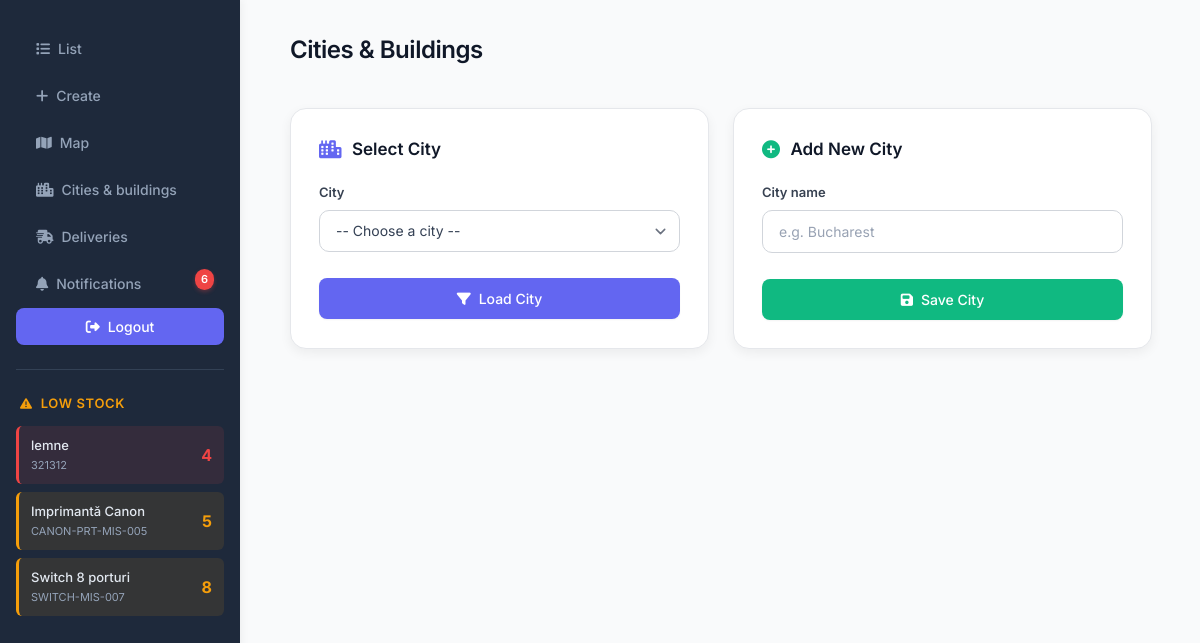
The page /inventory/admin/ (signed in) on the database its author committed.
### app/models.py (models this page shows, shortened)
class Item(models.Model):
    owner = models.ForeignKey(get_user_model(), on_delete=models.CASCADE, related_name="items")
    name = models.CharField(max_length=100)
    sku = models.CharField(max_length=100)
    quantity = models.IntegerField(default=0)
    city = models.CharField(max_length=100, blank=True, default="")
    building = models.CharField(max_length=100, blank=True, default="")
    address = models.CharField(max_length=255, blank=True, default="")
    lat = models.DecimalField(max_digits=9, decimal_places=6, null=True, blank=True)
    lng = models.DecimalField(max_digits=9, decimal_places=6, null=True, blank=True)
    building_ref = models.ForeignKey(
        Building, on_delete=models.PROTECT, related_name="items",
        null=True, blank=True
    )
    created_at = models.DateTimeField(auto_now_add=True)
    class Meta:
        constraints = [
            models.UniqueConstraint(fields=["owner", "sku"], name="uniq_owner_sku")
        ]
        indexes = [
            models.Index(fields=["owner", "sku"]),
            models.Index(fields=["city"]),
        ]
        ordering = ["-created_at"]

### app/views.py (the view, shortened to what this page needs)
# urls.py: path("inventory/admin/", views.AdminInventoryView.as_view(), name="admin-inventory"),
class AdminInventoryView(StaffRequiredMixin, TemplateView):
    template_name = "app/admin_inventory.html"
    def get_context_data(self, **kwargs):
        ctx = super().get_context_data(**kwargs)
        cities = City.objects.order_by("name")
        selected_city = None
        city_id = self.request.GET.get("city")
        if city_id:
            selected_city = City.objects.filter(pk=city_id).first()
        buildings = Building.objects.filter(city=selected_city).order_by("name") if selected_city else Building.objects.none()
        ctx.update({
            "cities": cities,
            "selected_city": selected_city,
            "buildings": buildings,
            "map_url": _map_url_for_buildings(buildings),
            "has_key": bool(getattr(settings, "GOOGLE_MAPS_API_KEY", None)),
        })
        return ctx

### app/context_processors.py (called while the page is built)
def low_stock_items(request):
    if request.user.is_authenticated:
        items = Item.objects.filter(
            owner=request.user,
            quantity__lt=10
        ).order_by('quantity')[:10]  # Limit to 10 items
        return {'low_stock_items': items}
    return {'low_stock_items': []}

def unread_notifications(request):
    if request.user.is_authenticated:
        unread_count = Notification.objects.filter(
            user=request.user,
            is_read=False
        ).count()
        recent_notifications = Notification.objects.filter(
            user=request.user,
            is_read=False
        ).order_by('-created_at')[:5]  # Last 5 unread
        return {
            'unread_notifications_count': unread_count,
            'recent_notifications': recent_notifications,
        }
    return {
        'unread_notifications_count': 0,
        'recent_notifications': [],
    }

### app/views.py (called while the page is built, shortened)
def _map_url_for_buildings(buildings, width=1024, height=640, scale=2):
    buildings = [b for b in buildings if b.lat is not None and b.lng is not None]
    if not buildings or not getattr(settings, "GOOGLE_MAPS_API_KEY", None):
        return ""

    def test_func(self):
        return self.request.user.is_staff

### app/templates/app/admin_inventory.html (shortened to what this page needs)
{% extends "base.html" %}
{% block content %}
<div style="margin-bottom:2.5rem;">
  <h2 style="display:flex; align-items:center; gap:.75rem; margin-bottom:.5rem;">
    Cities & Buildings
  </h2>
</div>
<div style="display:grid; grid-template-columns: 1fr 1fr; gap:1.5rem; margin-bottom:2rem;">
  <form method="get" style="background:white; border-radius:16px; padding:1.75rem; border:1px solid #e5e7eb; box-shadow:0 4px 12px rgba(0,0,0,0.06);">
    <h3 style="color:#101828; font-size:17px; font-weight:600; margin:0 0 1.25rem; display:flex; align-items:center;">
      <i class="fas fa-city" style="color:#6366f1; margin-right:.65rem; font-size:18px;"></i>
      Select City
    </h3>
    <div style="display:flex; flex-direction:column; gap:.75rem;">
      <div style="flex:1;">
        <label for="city" style="display:block; font-weight:600; color:#374151; margin-bottom:.5rem; font-size:13px;">City</label>
        <select id="city" name="city" style="width:100%; padding:.75rem 1rem; border:1px solid #d1d5db; border-radius:10px; font-size:14px;">
          <option value="">-- Choose a city --</option>
        </select>
      </div>
      <button type="submit" class="btn" style="width:100%; justify-content:center; padding:.75rem;">
        <i class="fas fa-filter"></i> Load City
      </button>
    </div>
  </form>
  <form method="post" style="background:white; border-radius:16px; padding:1.75rem; border:1px solid #e5e7eb; box-shadow:0 4px 12px rgba(0,0,0,0.06);">
    <h3 style="color:#101828; font-size:17px; font-weight:600; margin:0 0 1.25rem; display:flex; align-items:center;">
      <i class="fas fa-plus-circle" style="color:#10b981; margin-right:.65rem; font-size:18px;"></i>
      Add New City
    </h3>
    <div style="display:flex; flex-direction:column; gap:.75rem;">
      <div>
        <label for="city_name" style="display:block; font-weight:600; color:#374151; margin-bottom:.5rem; font-size:13px;">City name</label>
        <input id="city_name" name="city_name" type="text" required placeholder="e.g. Bucharest" style="width:100%; padding:.75rem 1rem; border:1px solid #d1d5db; border-radius:10px;" />
      </div>
      <button type="submit" class="btn" style="width:100%; justify-content:center; background:#10b981; padding:.75rem;">
        <i class="fas fa-save"></i> Save City
      </button>
    </div>
  </form>
</div>
{% endblock %}

### app/templates/base.html (shortened to what this page needs)
{% load static %}
<!DOCTYPE html>
<html>
<head>
  <link rel="stylesheet" href="{% static 'app/css/styles.css' %}">
  <link rel="stylesheet" href="https://cdnjs.cloudflare.com/ajax/libs/font-awesome/6.5.1/css/all.min.css">
</head>
<body>
  <nav>
    <a href="{% url 'item-list' %}"><i class="fas fa-list"></i> List</a>
    <a href="{% url 'item-create' %}"><i class="fas fa-plus"></i> Create</a>
    <a href="{% url 'map'%}"><i class="fas fa-map"></i> Map </a>
    {% if user.is_staff %}
        <a href="{% url 'admin-inventory' %}"><i class="fas fa-city"></i>Cities & buildings</a>
    {% endif %}
    <a href="{% url 'delivery-list' %}" class="nav-link {% if request.resolver_match.url_name == 'delivery-list' %}active{% endif %}">
      <i class="fas fa-shipping-fast"></i>
      Deliveries
    </a>
    {% if user.is_authenticated %}
    <a href="{% url 'notification-list' %}" class="nav-link {% if request.resolver_match.url_name == 'notification-list' %}active{% endif %}" style="position: relative;">
      <i class="fas fa-bell"></i>
      Notifications
      {% if unread_notifications_count > 0 %}
      <span class="notification-badge">{{ unread_notifications_count }}</span>
      {% endif %}
    </a>
    {% endif %}
    {% if user.is_authenticated %}
      <form method="post" action="{% url 'logout' %}">
        <button type="submit"><i class="fas fa-sign-out-alt"></i> Logout</button>
      </form>
      {% if low_stock_items %}
      <div class="low-stock-section">
        <h3><i class="fas fa-exclamation-triangle"></i> Low Stock</h3>
        <div class="low-stock-table">
          {% for item in low_stock_items %}
          <div class="low-stock-item {% if item.quantity < 5 %}critical{% elif item.quantity < 10 %}warning{% endif %}">
            <div class="item-info">
              <span class="item-name">{{ item.name }}</span>
              <span class="item-sku">{{ item.sku }}</span>
            </div>
            <span class="item-quantity">{{ item.quantity }}</span>
          </div>
          {% endfor %}
        </div>
      </div>
      {% endif %}
    {% else %}
      <a href="{% url 'login' %}"><i class="fas fa-sign-in-alt"></i> Login</a>
    {% endif %}
  </nav>
  <div class="container">
    {% block content %}{% endblock %}
  </div>
</body>
</html>

### app/static/app/css/styles.css (style rules this page uses)
* { margin: 0; padding: 0; box-sizing: border-box; }
body { font-family: 'Inter', -apple-system, BlinkMacSystemFont, 'Segoe UI', sans-serif; line-height: 1.5; color: #344054; background-color: #f9fafb; display: flex; font-size: 14px; font-weight: 400; }
nav { background: #1e293b; width: 240px; height: 100vh; position: fixed; left: 0; top: 0; padding: 1.5rem 0; box-shadow: 2px 0 8px rgba(0,0,0,0.05); }
nav a { color: #94a3b8; text-decoration: none; padding: 0.75rem 1.25rem; margin: 0.125rem 1rem; border-radius: 8px; transition: all 0.2s; display: flex; align-items: center; font-size: 14px; font-weight: 500; }
nav form { margin: 0.125rem 1rem; }
nav button { background-color: transparent; color: #94a3b8; border: none; padding: 0.75rem 1.25rem; border-radius: 8px; cursor: pointer; transition: all 0.2s; width: 100%; text-align: left; font-size: 14px; font-weight: 500; display: flex; align-items: center; font-family: 'Inter', sans-serif; }
.low-stock-section { margin: 1.5rem 1rem 0 1rem; padding-top: 1.5rem; border-top: 1px solid #334155; }
.low-stock-section h3 { color: #f59e0b; font-size: 13px; font-weight: 600; margin-bottom: 0.75rem; padding: 0 0.25rem; display: flex; align-items: center; text-transform: uppercase; letter-spacing: 0.05em; }
.low-stock-section h3 i { margin-right: 0.5rem; font-size: 12px; }
.low-stock-table { display: flex; flex-direction: column; gap: 0.5rem; max-height: 300px; overflow-y: auto; }
.low-stock-item { background-color: #334155; padding: 0.625rem 0.75rem; border-radius: 6px; display: flex; justify-content: space-between; align-items: center; transition: all 0.2s; border-left: 3px solid transparent; }
.low-stock-item.warning { border-left-color: #f59e0b; background-color: rgba(245, 158, 11, 0.1); }
.low-stock-item.critical { border-left-color: #ef4444; background-color: rgba(239, 68, 68, 0.1); }
.item-info { display: flex; flex-direction: column; gap: 0.125rem; flex: 1; min-width: 0; }
.item-name { color: #e2e8f0; font-size: 13px; font-weight: 500; white-space: nowrap; overflow: hidden; text-overflow: ellipsis; }
.item-sku { color: #94a3b8; font-size: 11px; font-weight: 400; }
.item-quantity { color: #f59e0b; font-size: 16px; font-weight: 700; min-width: 30px; text-align: right; }
.low-stock-item.critical .item-quantity { color: #ef4444; }
.container { margin-left: 240px; padding: 2rem 3rem; width: calc(100% - 240px); }
h2 { color: #101828; font-size: 24px; font-weight: 600; margin-bottom: 1.5rem; letter-spacing: -0.02em; }
input[type="text"], input[type="number"], input[type="password"], select, textarea { width: 100%; padding: 0.625rem 0.875rem; margin-bottom: 0.875rem; border: 1px solid #d0d5dd; border-radius: 8px; font-size: 14px; font-weight: 400; background-color: #ffffff; transition: all 0.2s; font-family: 'Inter', sans-serif; color: #344054; }
input::placeholder { color: #98a2b3; font-weight: 400; }
select { appearance: none; background-position: right 0.5rem center; background-repeat: no-repeat; background-size: 1.5em 1.5em; padding-right: 2.5rem; }
label { font-weight: 500; color: #344054; margin-bottom: 0.375rem; display: block; font-size: 14px; }
button[type="submit"], .btn { background-color: #6366f1; color: white; padding: 0.625rem 1.25rem; border: none; border-radius: 8px; cursor: pointer; font-size: 14px; font-weight: 500; transition: all 0.2s; font-family: 'Inter', sans-serif; display: inline-flex; align-items: center; justify-content: center; box-shadow: 0 1px 2px rgba(0,0,0,0.05); }
i.fas, i.far, i.fab, i.fa { margin-right: 0.5rem; vertical-align: middle; }
button i, a i, nav button i, nav a i { margin-right: 0.5rem; }
:root { --card:#fff; --ring:#e5e7eb; --text:#111827; --muted:#6b7280; --accent:#4f46e5; }
.btn { text-decoration:none;display:inline-block;padding:8px 10px;border-radius:10px;border:1px solid var(--ring); background:#111827;color:#fff;font-size:13px; }
.notification-badge { position: absolute; top: 8px; right: 10px; background: #ef4444; color: white; border-radius: 10px; padding: 2px 6px; font-size: 11px; font-weight: 600; min-width: 18px; text-align: center; box-shadow: 0 2px 4px rgba(239, 68, 68, 0.3); }

### rows shown on the page
Item: name "lemne", sku "321312", quantity "4"
Item: name "Imprimantă Canon", sku "CANON-PRT-MIS-005", quantity "5"
Item: name "Switch 8 porturi", sku "SWITCH-MIS-007", quantity "8"

### other values the page prints
{{ unread_notifications_count }} "6"
